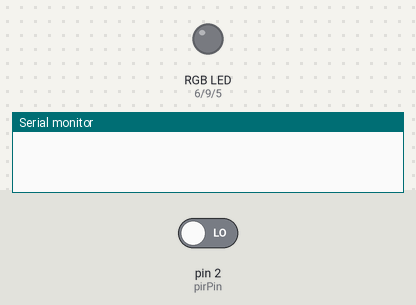
Simulated run of this sketch. Board: Arduino Uno, built with avr-gcc and run on an emulated ATmega328P. Parts: an RGB LED mixed from three pins (HIGH = lit), the last lines printed to the serial monitor. The test bench sets the inputs (shaded band); at power-on: pin 2 (pirPin) LOW. Dim RGB values are drawn brighter than linear.

Above: at 1.2 s.
1.3 s: pin 2 (pirPin) driven HIGH
At 2.06 s:
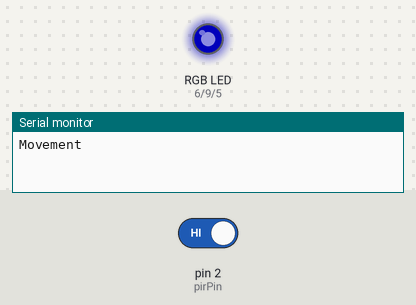
At 4.5 s:
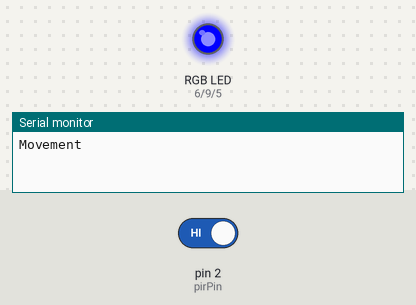
Timing chart, 0 to 10.3 s (numbered marks = the images above; inputs shaded):
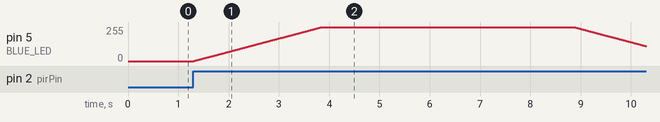

Measured:
- after the input at 1.3 s, pin 5 (BLUE_LED): rises from 0/255 to 255/255 in 2.5 s, then falls to 112/255 in 6.4 s

The sketch:

motionsensor_led.ino
```cpp
#define RED_LED 6
#define BLUE_LED 5
#define GREEN_LED 9

// Led stip config
int brightness = 255;
int gBright = 0;
int rBright = 0;
int bBright = 0;

const int fadeSpeed = 10;

// motion sensor
int pirPin = 2;                 // PIR Out pin
int pirStat = 0;                // PIR status

void setup() {
  // LED strip
   pinMode(GREEN_LED, OUTPUT);
   pinMode(RED_LED, OUTPUT);
   pinMode(BLUE_LED, OUTPUT);

  // motion sensor
  pinMode(pirPin, INPUT);

  Serial.begin(9600);
}

void TurnOn() {
   for (int i = 0; i < 256; i++) {
       analogWrite(BLUE_LED, bBright);
       bBright += 1;
       delay(fadeSpeed);
   }
}

void TurnOff() {
   for (int i = 0; i < 256; i++) {
       analogWrite(BLUE_LED, brightness);
       brightness -= 1;
       delay(fadeSpeed);
   }
   analogWrite(BLUE_LED, 0);
}

void loop() {
  pirStat = digitalRead(pirPin);
  if (pirStat == HIGH) {            // if motion detected
     Serial.println("Movement");
     TurnOn();
     delay(5000);
     TurnOff();
   }
}
```
